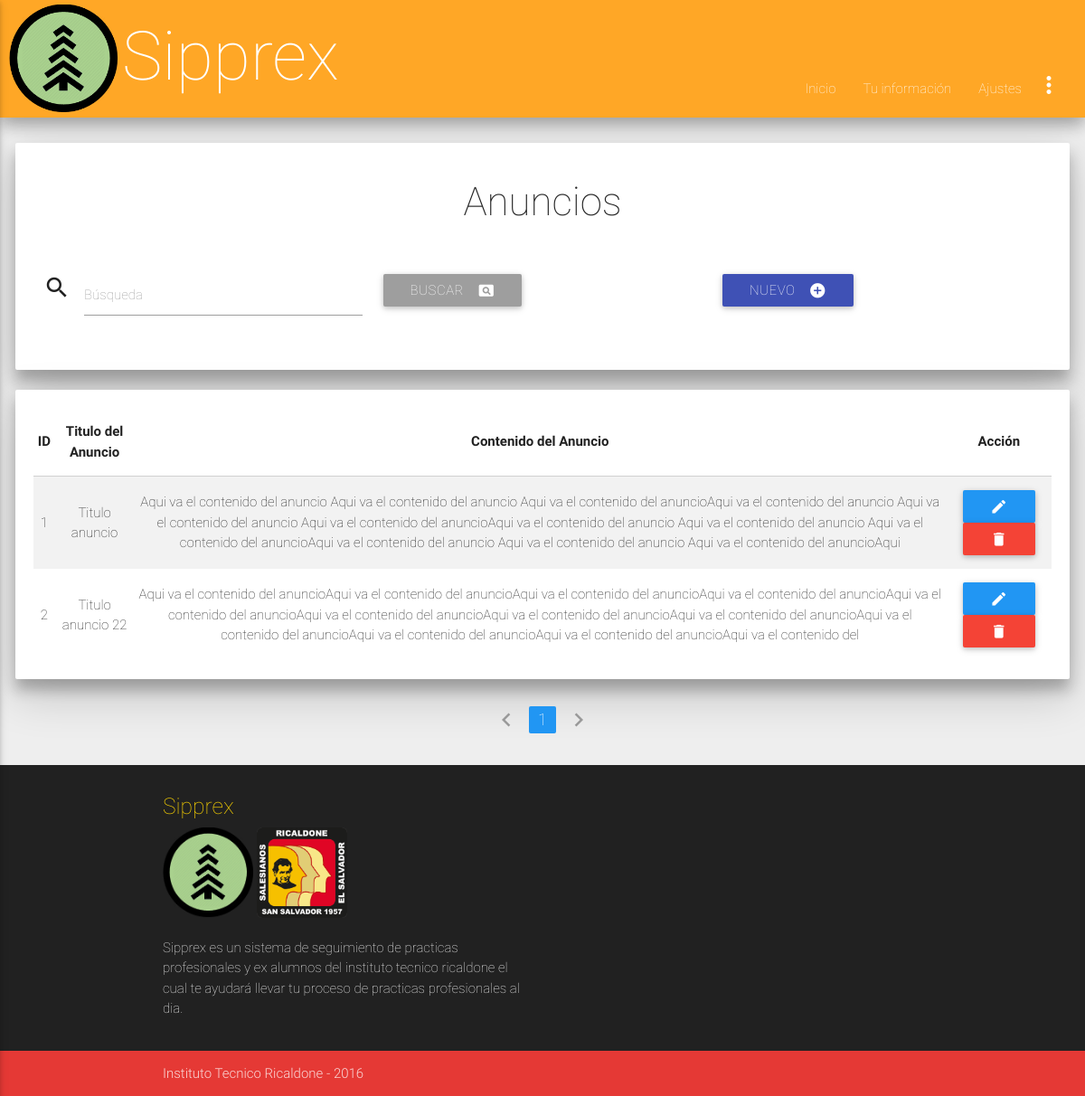
Page /admin/anuncios_index.php (signed in) on the earlier database version.
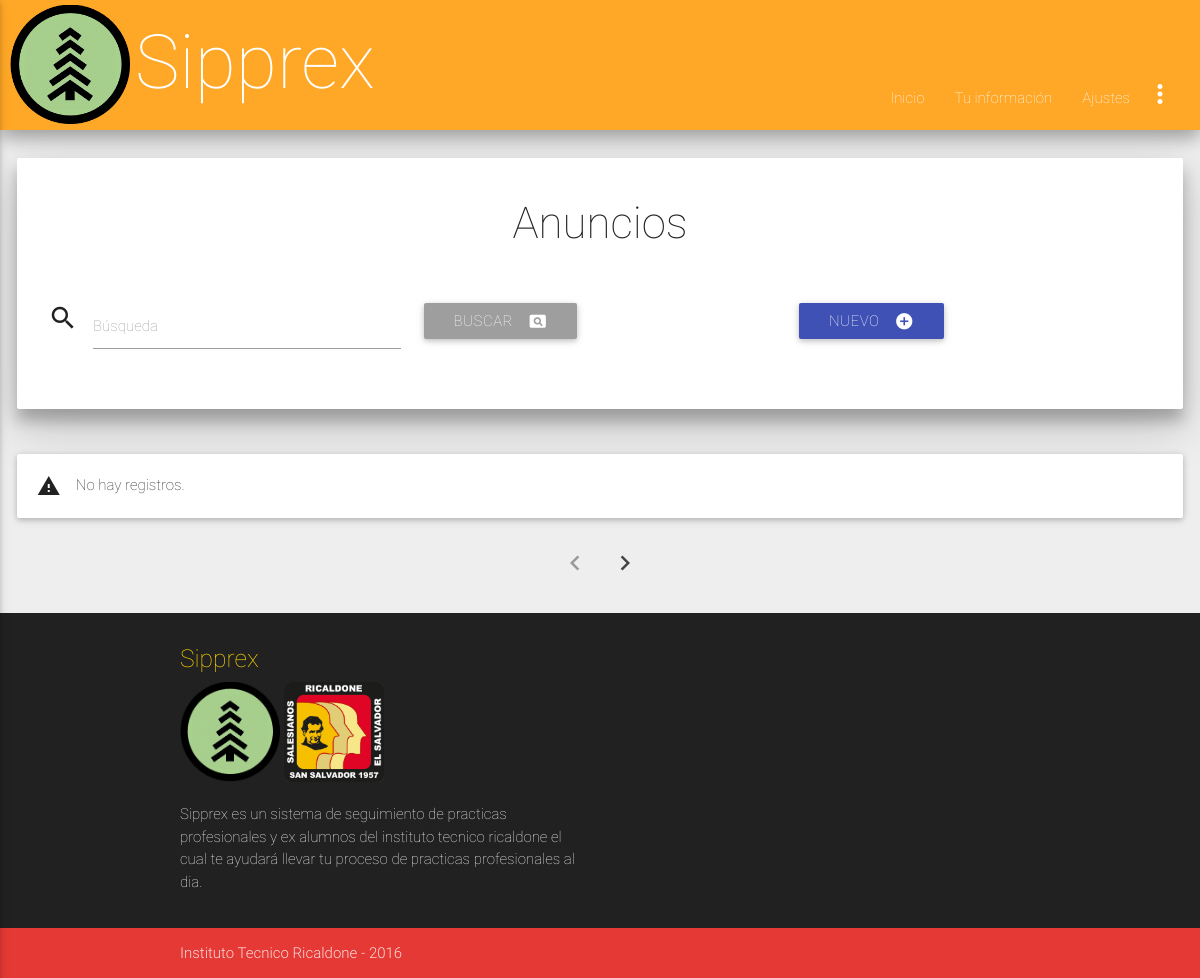
Same page on the later database version.
### tables this page shows
CREATE TABLE `anuncios` (
  `id_anuncio` int(11) NOT NULL,
  `titulo_anuncio` varchar(100) NOT NULL,
  `contenido_anuncio` varchar(400) NOT NULL
);

### bibliotecas/conexion.php (called while the page is built, shortened)
<?php
class Database
{
    private static $connection;
    private static function connect()
    {
        $server = 'localhost';
        $database = 'ssppea';
        $username = 'admin_sipprex';
        $password = 'sipprexricaldone';
        $options = array(PDO::MYSQL_ATTR_INIT_COMMAND => "set names utf8");
        self::$connection = null;
        try
        {
            self::$connection = new PDO("mysql:host=".$server."; dbname=".$database, $username, $password, $options);
            self::$connection->setAttribute(PDO::ATTR_ERRMODE, PDO::ERRMODE_EXCEPTION);
        }
        catch(PDOException $exception)
        {
            die($exception->getMessage());
        }
    }
    private static function desconnect()
    {
        self::$connection = null;
    }
    public static function getRow($query, $values)
    {
        $statement = self::$connection->prepare($query);
        $statement->execute($values);
        return $statement->fetch(PDO::FETCH_BOTH);
    }
    public static function getRows($query, $values)
    {
        $statement = self::$connection->prepare($query);
        $statement->execute($values);
        return $statement->fetchAll(PDO::FETCH_BOTH);
    }
}
?>

### admin/anuncios_index.php (the view, shortened to what the changed rows need)
<?php
 require("../bibliotecas/conexion.php");
  ?>
<!DOCTYPE html>
<html lang="es">
	<head>
		<?php include '../inc/styles.php'; ?>
	</head>
	<body class='grey lighten-3'>
		<?php include("../inc/nav.php"); ?>
		<div class='card-panel paneles z-depth-3'>
			<div class="titulo">
			</div>
			<br>
			<form method='post' autocomplete="off" class='row'>
			</form>
		</div>
		<?php
		$page = null;
        if($page == null) {
            $page = 1;
        }
        if($page == "" || $page == "1")
        {
            $page1 = 0;
        }
        else {
            $page1 = ($page*20)-20;
        }
		if(!empty($_POST))
		{
			$search = strip_tags(trim($_POST['buscar']));
			$sql = "SELECT * FROM anuncios WHERE titulo_anuncio LIKE ? ORDER BY id_anuncio LIMIT $page1,20";
			$params = array("%$search%");
		}
		else
		{
			$sql = "SELECT * FROM anuncios ORDER BY id_anuncio LIMIT $page1,20";
			$params = null;
		}
		$data = Database::getRows($sql, $params);
		if($data != null)
		{
			$tabla = 	"<div class='card-panel paneles z-depth-3'>
							<table class='centered striped responsive-table'>
								<thead>
									<tr>
										<th>ID</th>
										<th>Titulo del Anuncio</th>
										<th>Contenido del Anuncio</th>
										<th>Acción</th>
									</tr>
								</thead>
								<tbody>";
				foreach($data as $row)
				{
					$tabla .= 	"<tr>
									<td>".htmlspecialchars($row['id_anuncio'])."</td>
									<td>".htmlspecialchars($row['titulo_anuncio'])."</td>
									<td>".htmlspecialchars($row['contenido_anuncio'])."</td>
									<td>
										<a href='anuncios_save.php?id=".base64_encode(htmlspecialchars($row['id_anuncio']))."' class='btn blue'><i class='material-icons'>edit</i></a>
										<a href='anuncios_delete.php?id=".base64_encode(htmlspecialchars($row['id_anuncio']))."' class='btn red'><i class='material-icons'>delete</i></a>
									</td>
								</tr>";
				}
				$tabla .= "</tbody>
						</table>
					</div>";
			print($tabla);
		}
		else
		{
			print("<br><div class='card-panel paneles'><i class='material-icons left'>warning</i>No hay registros.</div>");
		}
	?>
	<ul class="pagination center-align">
	<?php
	$cons2 = ("SELECT COUNT(id_anuncio) FROM anuncios");
            $parametros = null;
            $filas = Database::getRow($cons2, $parametros);
            $filas = $filas[0]/20;
            $filas = ceil($filas);
                if($page == 1)
                {
                    $pagi = "<li class='disabled'><a><i class='material-icons'>chevron_left</i></a></li>";
                }
                else {
                    $page2 = $page - 1;
                    $pagi = "<li class='waves-efect'><a href='anuncios_index.php?page=".base64_encode($page2)."'><i class='material-icons'>chevron_left</i></a></li>";
                }
                for($i = 1; $i<=$filas; $i++) {
                    if($page==$i)
                    {
                     $pagi .= "<li class='active blue'><a href='anuncios_index.php?page=".base64_encode($i)."'>$i</a></li>";
                    }
                    else{
                        $pagi .= "<li class='waves-effect'><a href='anuncios_index.php?page=".base64_encode($i)."'>$i</a></li>";
                    }
                }
                if($page == $filas)
                {
                    $pagi .= "<li class='disabled'><a><i class='material-icons'>chevron_right</i></a></li>";
                }
                else {
                    $page2 = $page + 1;
                    $pagi .= "<li class='waves-efect'><a href='anuncios_index.php?page=".base64_encode($page2)."'><i class='material-icons'>chevron_right</i></a></li>";
                }
                print($pagi);
	?>
	</ul>
	</body>
</html>

Differences in the rows shown:
removed anuncios: id_anuncio "1", titulo_anuncio "Titulo anuncio", contenido_anuncio "Aqui va el contenido del anuncio Aqui va el contenido del anuncio Aqui va el contenido del anuncioAqui va el contenido del anuncio Aqui va el contenido del anuncio Aqui va el contenido del anuncioAqui va el contenido del anuncio Aqui va el contenido del anuncio Aqui va el contenido del anuncioAqui va el contenido del anuncio Aqui va el contenido del anuncio Aqui va el contenido del anuncioAqui"
removed anuncios: id_anuncio "2", titulo_anuncio "Titulo anuncio 22", contenido_anuncio "Aqui va el contenido del anuncioAqui va el contenido del anuncioAqui va el contenido del anuncioAqui va el contenido del anuncioAqui va el contenido del anuncioAqui va el contenido del anuncioAqui va el contenido del anuncioAqui va el contenido del anuncioAqui va el contenido del anuncioAqui va el contenido del anuncioAqui va el contenido del anuncioAqui va el contenido del"
Other differences:
text no longer shown: "ID Titulo del Anuncio Contenido del Anuncio Acción"
text now shown: "No hay registros."
list line gone: "1"
